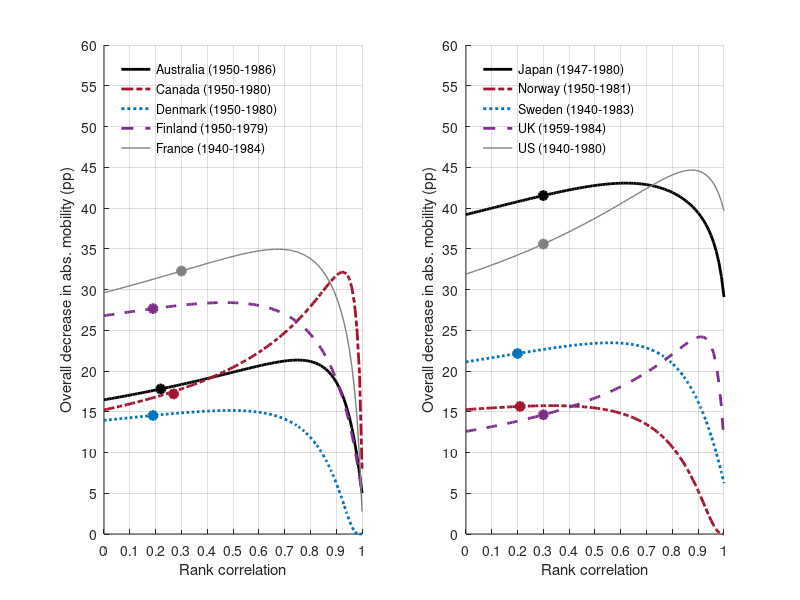
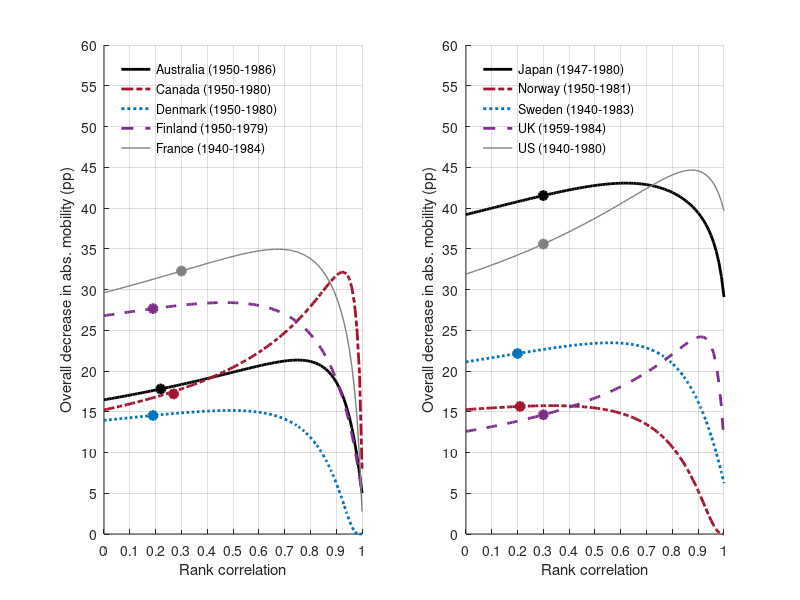
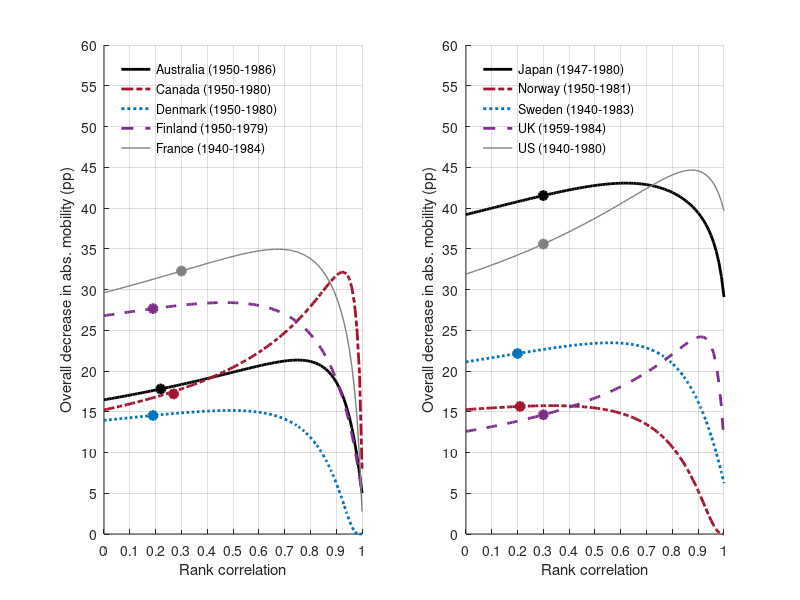

The MATLAB script that drew these images, in order:
%Creates Figure C.5 - The decrease in absolute mobility with changing rank
%correlation. Requires results and data included in 'overturn.mat'

clear;
close all;
load('overturn.mat')

grey=[0.5 0.5 0.5];
purple=[0.494 0.184 0.556];
black=[0 0 0];
blue=[0 0.447 0.741];
darkred=[0.635 0.078 0.184];

subplot(1,2,1)

rhos=0:0.01:1;
h1=plot(rhos,AS(2:end),'-k','linewidth',2);hold on;plot(0.22,AS(1),'o','color',black,'markerfacecolor',black,'linewidth',2);
h2=plot(rhos,CA(2:end),'color',darkred,'linewidth',2);hold on;plot(0.27,CA(1),'o','color',darkred,'markerfacecolor',darkred,'linewidth',2);
h3=plot(rhos,DK(2:end),'color',blue,'linewidth',2);hold on;plot(0.19,DK(1),'o','color',blue,'markerfacecolor',blue,'linewidth',2);
h4=plot(rhos,FI(2:end),'color',purple,'linewidth',2);hold on;plot(0.19,FI(1),'o','color',purple,'markerfacecolor',purple,'linewidth',2);
h5=plot(rhos,FR(2:end),'color',grey,'linewidth',2);hold on;plot(0.3,FR(1),'o','color',grey,'markerfacecolor',grey,'linewidth',2);

set(h2,'color',darkred,'linestyle','-.')
set(h3,'color',blue,'linestyle',':')
set(h4,'color',purple,'linestyle','--')
set(h5,'color',grey,'linewidth',1)

ylim([0 60])
xticks([0:0.1:1])
yticks([0:5:100])
legend([h1,h2,h3,h4,h5],'Australia (1950-1986)','Canada (1950-1980)','Denmark (1950-1980)','Finland (1950-1979)','France (1940-1984)','location','northwest')
legend boxoff

ylabel('Overall decrease in abs. mobility (pp)')
xlabel('Rank correlation')
grid on
box off

subplot(1,2,2)

h1=plot(rhos,JP(2:end),'-k','linewidth',2);hold on;plot(0.3,JP(1),'o','color',black,'markerfacecolor',black,'linewidth',2);
h2=plot(rhos,NO(2:end),'color',darkred,'linewidth',2);hold on;plot(0.21,NO(1),'o','color',darkred,'markerfacecolor',darkred,'linewidth',2);
h3=plot(rhos,SW(2:end),'color',blue,'linewidth',2);hold on;plot(0.2,SW(1),'o','color',blue,'markerfacecolor',blue,'linewidth',2);
h4=plot(rhos,UK(2:end),'color',purple,'linewidth',2);hold on;plot(0.3,UK(1),'o','color',purple,'markerfacecolor',purple,'linewidth',2);
h5=plot(rhos,US(2:end),'color',grey,'linewidth',2);hold on;plot(0.3,US(1),'o','color',grey,'markerfacecolor',grey,'linewidth',2);

ylim([0 60])
xticks([0:0.1:1])
yticks([0:5:100])
set(h2,'color',darkred,'linestyle','-.')
set(h3,'color',blue,'linestyle',':')
set(h4,'color',purple,'linestyle','--')
set(h5,'color',grey,'linewidth',1)

legend([h1,h2,h3,h4,h5],'Japan (1947-1980)','Norway (1950-1981)','Sweden (1940-1983)','UK (1959-1984)','US (1940-1980)','location','northwest')
legend boxoff

ylabel('Overall decrease in abs. mobility (pp)')
xlabel('Rank correlation')
grid on
box off

%Export figure
set(gcf,'color','w');
set(gcf, 'Position', [100 100 500*2 400]);
exportgraphics(gcf,'figureC5.jpg','Resolution',1200)
exportgraphics(gcf,'figureC5.pdf')
exportgraphics(gcf,'figureC5.eps')
close all
clear
